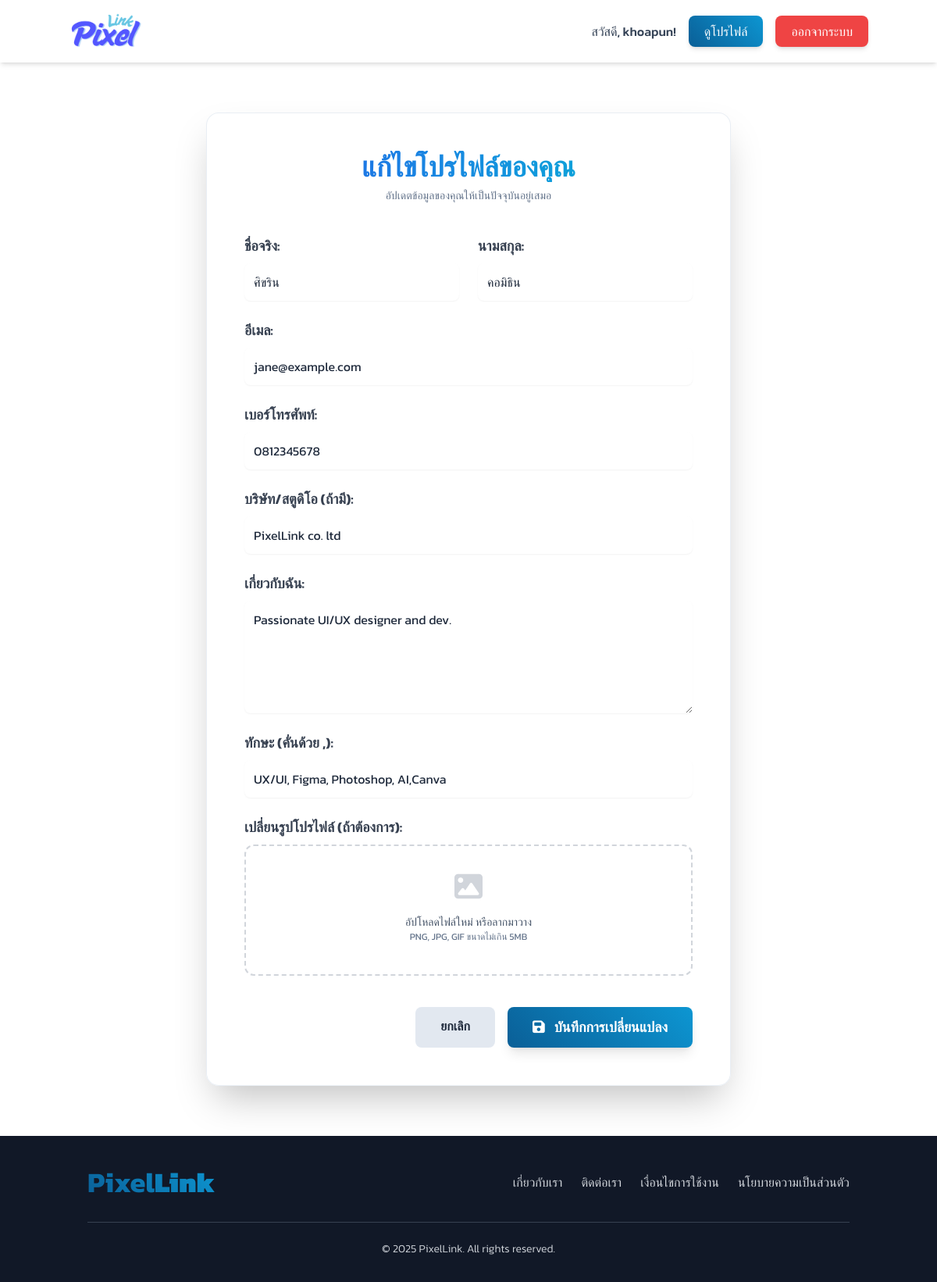
/designer/edit_profile.php (signed in), run on the app's committed database.
### tables this page shows
CREATE TABLE `profiles` (
  `profile_id` int(11) NOT NULL,
  `user_id` int(11) NOT NULL,
  `address` text DEFAULT NULL,
  `company_name` varchar(255) DEFAULT NULL,
  `bio` text DEFAULT NULL,
  `portfolio_url` varchar(255) DEFAULT NULL,
  `skills` text DEFAULT NULL,
  `profile_picture_url` varchar(255) DEFAULT NULL
);

CREATE TABLE `users` (
  `user_id` int(11) NOT NULL,
  `username` varchar(50) NOT NULL,
  `password` varchar(255) NOT NULL,
  `email` varchar(100) NOT NULL,
  `first_name` varchar(100) NOT NULL,
  `last_name` varchar(100) NOT NULL,
  `phone_number` varchar(20) NOT NULL,
  `user_type` enum('admin','designer','client') NOT NULL,
  `registration_date` timestamp NOT NULL DEFAULT current_timestamp(),
  `is_approved` tinyint(1) DEFAULT 0,
  `last_activity` datetime DEFAULT NULL,
  `is_active` tinyint(1) DEFAULT 1,
  `last_login` timestamp NULL DEFAULT NULL
);

### designer/edit_profile.php (the view, shortened to what this page needs)
<?php
$servername = "localhost";
$username = "root";
$password = "";
$dbname = "pixellink";
$condb = new mysqli($servername, $username, $password, $dbname);
$condb->set_charset("utf8mb4");
$user_id = $_SESSION['user_id'];
$sql_fetch = "SELECT u.first_name, u.last_name, u.email, u.phone_number, p.company_name, p.bio, p.skills
              FROM users u
              LEFT JOIN profiles p ON u.user_id = p.user_id
              WHERE u.user_id = ?";
$stmt_fetch = $condb->prepare($sql_fetch);
$stmt_fetch->bind_param("i", $user_id);
$stmt_fetch->execute();
$profile_data = $stmt_fetch->get_result()->fetch_assoc();
$loggedInUserName = '';
if (isset($_SESSION['user_id'])) {
    $loggedInUserName = $_SESSION['username'] ?? $_SESSION['full_name'] ?? '';
}
?>
<!DOCTYPE html>
<html lang="th">
<head>
    <script src="https://cdn.tailwindcss.com"></script>
    <link rel="stylesheet" href="https://cdnjs.cloudflare.com/ajax/libs/font-awesome/6.4.0/css/all.min.css">
</head>
<body class="text-slate-800 antialiased">
    <nav class="bg-white/80 backdrop-blur-sm p-4 shadow-md sticky top-0 z-50">
        <div class="container mx-auto flex justify-between items-center">
            <a href="main.php">
                <img src="../dist/img/logo.png" alt="PixelLink Logo" class="h-12 transition-transform hover:scale-105">
            </a>
            <div class="space-x-4 flex items-center">
                <span class="font-medium text-slate-700">สวัสดี, <?= htmlspecialchars($loggedInUserName) ?>!</span>
                <a href="view_profile.php?user_id=<?= $_SESSION['user_id']; ?>" class="btn-primary text-white px-5 py-2 rounded-lg font-medium shadow-md">ดูโปรไฟล์</a>
                <a href="../logout.php" class="btn-danger text-white px-5 py-2 rounded-lg font-medium shadow-md">ออกจากระบบ</a>
            </div>
        </div>
    </nav>
    <main class="container mx-auto px-4 sm:px-6 lg:px-8 py-12 sm:py-16">
        <div class="mx-auto max-w-2xl">
            <?php if ($profile_data): ?>
                <div class="bg-white/95 backdrop-blur-sm rounded-2xl shadow-2xl border border-slate-200/75">
                    <div class="p-8 sm:p-12">
                        <div class="text-center">
                            <h1 class="text-3xl md:text-4xl font-bold bg-gradient-to-r from-blue-600 to-cyan-500 bg-clip-text text-transparent">แก้ไขโปรไฟล์ของคุณ</h1>
                            <p class="mt-2 text-sm text-slate-500">อัปเดตข้อมูลของคุณให้เป็นปัจจุบันอยู่เสมอ</p>
                        </div>
                        <form action="edit_profile.php" method="POST" enctype="multipart/form-data" class="mt-10 space-y-6">
                            <div class="grid grid-cols-1 md:grid-cols-2 gap-6">
                                <div>
                                    <label for="first_name" class="block text-gray-700 text-lg font-semibold mb-2">ชื่อจริง:</label>
                                    <input type="text" id="first_name" name="first_name" value="<?= htmlspecialchars($profile_data['first_name']) ?>" class="block w-full p-3 rounded-lg border-gray-300 shadow-sm focus:border-blue-500 focus:ring-2 focus:ring-blue-500/50" required>
                                </div>
                                <div>
                                    <label for="last_name" class="block text-gray-700 text-lg font-semibold mb-2">นามสกุล:</label>
                                    <input type="text" id="last_name" name="last_name" value="<?= htmlspecialchars($profile_data['last_name']) ?>" class="block w-full p-3 rounded-lg border-gray-300 shadow-sm focus:border-blue-500 focus:ring-2 focus:ring-blue-500/50" required>
                                </div>
                            </div>
                            <div>
                                <label for="email" class="block text-gray-700 text-lg font-semibold mb-2">อีเมล:</label>
                                <input type="email" id="email" name="email" value="<?= htmlspecialchars($profile_data['email']) ?>" class="block w-full p-3 rounded-lg border-gray-300 shadow-sm focus:border-blue-500 focus:ring-2 focus:ring-blue-500/50" required>
                            </div>
                            <div>
                                <label for="phone_number" class="block text-gray-700 text-lg font-semibold mb-2">เบอร์โทรศัพท์:</label>
                                <input type="text" id="phone_number" name="phone_number" value="<?= htmlspecialchars($profile_data['phone_number']) ?>" class="block w-full p-3 rounded-lg border-gray-300 shadow-sm focus:border-blue-500 focus:ring-2 focus:ring-blue-500/50">
                            </div>
                            <div>
                                <label for="company_name" class="block text-gray-700 text-lg font-semibold mb-2">บริษัท/สตูดิโอ (ถ้ามี):</label>
                                <input type="text" id="company_name" name="company_name" value="<?= htmlspecialchars($profile_data['company_name']) ?>" class="block w-full p-3 rounded-lg border-gray-300 shadow-sm focus:border-blue-500 focus:ring-2 focus:ring-blue-500/50">
                            </div>
                            <div>
                                <label for="bio" class="block text-gray-700 text-lg font-semibold mb-2">เกี่ยวกับฉัน:</label>
                                <textarea id="bio" name="bio" rows="5" class="block w-full p-3 rounded-lg border-gray-300 shadow-sm focus:border-blue-500 focus:ring-2 focus:ring-blue-500/50"><?= htmlspecialchars($profile_data['bio']) ?></textarea>
                            </div>
                            <div>
                                <label for="skills" class="block text-gray-700 text-lg font-semibold mb-2">ทักษะ (คั่นด้วย ,):</label>
                                <input type="text" id="skills" name="skills" value="<?= htmlspecialchars($profile_data['skills']) ?>" placeholder="เช่น Photoshop, Illustrator, UI/UX" class="block w-full p-3 rounded-lg border-gray-300 shadow-sm focus:border-blue-500 focus:ring-2 focus:ring-blue-500/50">
                            </div>
                            <div>
                                 <label for="profile_picture" class="block text-gray-700 text-lg font-semibold mb-2">เปลี่ยนรูปโปรไฟล์ (ถ้าต้องการ):</label>
                                 <div id="imagePreviewContainer" class="mt-2 flex justify-center items-center rounded-xl border-2 border-dashed border-gray-300 px-6 pt-8 pb-10 cursor-pointer hover:border-blue-400">
                                     <div class="text-center" id="placeholderContent">
                                         <i class="fa-solid fa-image text-4xl text-gray-300"></i>
                                         <p class="mt-4 text-sm text-slate-600">อัปโหลดไฟล์ใหม่ หรือลากมาวาง</p>
                                         <p class="text-xs text-slate-500">PNG, JPG, GIF ขนาดไม่เกิน 5MB</p>
                                     </div>
                                 </div>
                            </div>
                            <div class="flex justify-end pt-4 space-x-4">
                                <a href="view_profile.php?user_id=<?= $user_id ?>" class="bg-slate-200 hover:bg-slate-300 text-slate-800 px-8 py-3 rounded-lg font-semibold transition-colors">ยกเลิก</a>
                                <button type="submit" class="btn-primary text-white px-8 py-3 rounded-lg font-semibold text-lg shadow-lg hover:shadow-xl hover:scale-105 transition-all">
                                    <i class="fas fa-save mr-2"></i> บันทึกการเปลี่ยนแปลง
                                </button>
                            </div>
                        </form>
                    </div>
                </div>
            <?php endif; ?>
        </div>
    </main>
<footer class="bg-gray-900 text-gray-300 py-8 mt-auto">
        <div class="container mx-auto px-4 md:px-6 text-center">
            <div class="flex flex-col md:flex-row justify-between items-center mb-6">
                <a href="main.php" class="pixellink-logo-footer mb-4 md:mb-0 transition duration-300 hover:opacity-80">Pixel<b>Link</b></a>
                <div class="flex flex-wrap justify-center space-x-2 md:space-x-6 text-sm md:text-base">
                    <a href="#" class="hover:text-white transition duration-300 mb-2 md:mb-0 font-light">เกี่ยวกับเรา</a>
                    <a href="#" class="hover:text-white transition duration-300 mb-2 md:mb-0 font-light">ติดต่อเรา</a>
                    <a href="#" class="hover:text-white transition duration-300 mb-2 md:mb-0 font-light">เงื่อนไขการใช้งาน</a>
                    <a href="#" class="hover:text-white transition duration-300 mb-2 md:mb-0 font-light">นโยบายความเป็นส่วนตัว</a>
                </div>
            </div>
            <hr class="border-gray-700 my-6">
            <p class="text-xs md:text-sm font-light">&copy; <?php echo date('Y'); ?> PixelLink. All rights reserved.</p>
        </div>
    </footer>
</body>
</html>

### designer/edit_profile.php (style rules this page uses)
body { font-family: 'Kanit', sans-serif; background-image: url('../dist/img/cover.png'); background-size: cover; background-position: center; background-attachment: fixed; }
.btn-primary { background: linear-gradient(45deg, #0a5f97 0%, #0d96d2 100%); color: white; transition: all 0.3s ease; }
.btn-danger { background-color: #ef4444; color: white; transition: all 0.3s ease; }
.pixellink-logo-footer { font-weight: 700; font-size: 2.25rem; background: linear-gradient(45deg, #0a5f97, #0d96d2); -webkit-background-clip: text; -webkit-text-fill-color: transparent; }

### data on the page
profiles: first_name "ศิขริน", last_name "คอมิธิน", email "jane@example.com", phone_number "0812345678", company_name "PixelLink co. ltd", bio "Passionate UI/UX designer and dev.", skills "UX/UI, Figma, Photoshop, AI,Canva"

### other printed values
$loggedInUserName "khoapun"
